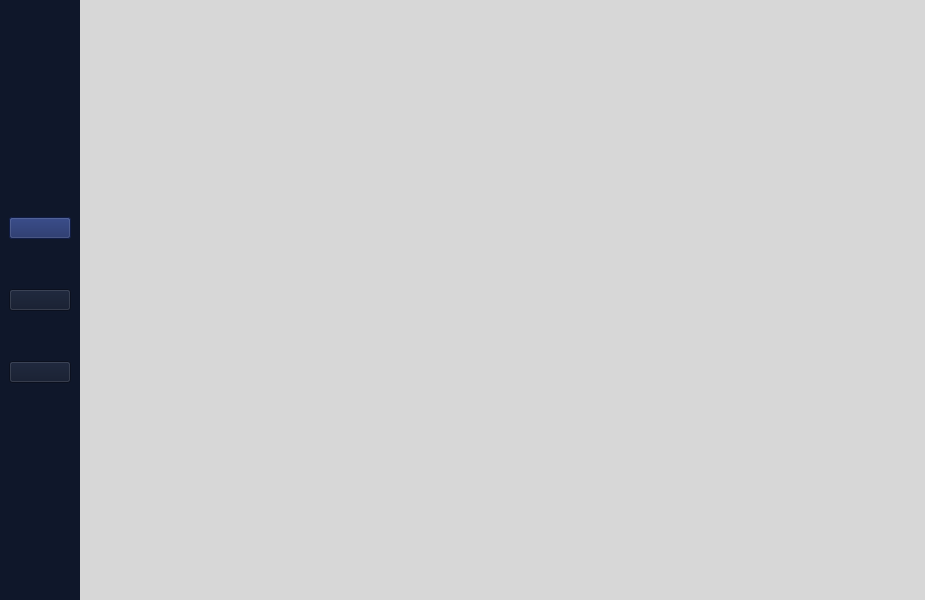
<?xml version="1.0" encoding="UTF-8"?>
<ui version="4.0">
 <class>MainWindow</class>
 <widget class="QMainWindow" name="MainWindow">
  <property name="geometry">
   <rect>
    <x>0</x>
    <y>0</y>
    <width>925</width>
    <height>600</height>
   </rect>
  </property>
  <property name="windowTitle">
   <string>MainWindow</string>
  </property>
  <property name="styleSheet">
   <string notr="true">background-color: rgb(215, 215, 215);</string>
  </property>
  <widget class="QWidget" name="centralwidget">
   <layout class="QHBoxLayout" name="horizontalLayout">
    <property name="leftMargin">
     <number>0</number>
    </property>
    <property name="topMargin">
     <number>0</number>
    </property>
    <property name="rightMargin">
     <number>0</number>
    </property>
    <property name="bottomMargin">
     <number>0</number>
    </property>
    <item>
     <widget class="QWidget" name="widget" native="true">
      <property name="sizePolicy">
       <sizepolicy hsizetype="Fixed" vsizetype="Preferred">
        <horstretch>1</horstretch>
        <verstretch>0</verstretch>
       </sizepolicy>
      </property>
      <property name="minimumSize">
       <size>
        <width>80</width>
        <height>0</height>
       </size>
      </property>
      <property name="maximumSize">
       <size>
        <width>61</width>
        <height>16777215</height>
       </size>
      </property>
      <property name="styleSheet">
       <string notr="true">background-color: rgb(15, 23, 42);</string>
      </property>
      <layout class="QHBoxLayout" name="horizontalLayout_2">
       <property name="spacing">
        <number>0</number>
       </property>
       <item>
        <widget class="QWidget" name="widget_21" native="true">
         <property name="maximumSize">
          <size>
           <width>16777215</width>
           <height>10000</height>
          </size>
         </property>
         <layout class="QGridLayout" name="gridLayout_2">
          <property name="leftMargin">
           <number>0</number>
          </property>
          <property name="topMargin">
           <number>0</number>
          </property>
          <property name="rightMargin">
           <number>0</number>
          </property>
          <property name="bottomMargin">
           <number>0</number>
          </property>
          <item row="0" column="0">
           <layout class="QVBoxLayout" name="verticalLayout">
            <property name="spacing">
             <number>50</number>
            </property>
            <property name="sizeConstraint">
             <enum>QLayout::SetDefaultConstraint</enum>
            </property>
            <item>
             <widget class="QPushButton" name="btnSterilization">
              <property name="font">
               <font>
                <bold>true</bold>
               </font>
              </property>
              <property name="styleSheet">
               <string notr="true">background-color: rgb(22, 39, 95);
color: rgb(255, 255, 255);</string>
              </property>
              <property name="text">
               <string/>
              </property>
              <property name="icon">
               <iconset>
                <normaloff>UI/alarm.png</normaloff>UI/alarm.png</iconset>
              </property>
              <property name="iconSize">
               <size>
                <width>32</width>
                <height>32</height>
               </size>
              </property>
             </widget>
            </item>
            <item>
             <widget class="QPushButton" name="btnExt">
              <property name="font">
               <font>
                <bold>true</bold>
               </font>
              </property>
              <property name="styleSheet">
               <string notr="true">color: rgb(255, 255, 255);</string>
              </property>
              <property name="text">
               <string/>
              </property>
              <property name="icon">
               <iconset>
                <normaloff>UI/plus.png</normaloff>UI/plus.png</iconset>
              </property>
              <property name="iconSize">
               <size>
                <width>32</width>
                <height>32</height>
               </size>
              </property>
             </widget>
            </item>
            <item>
             <widget class="QPushButton" name="btnData">
              <property name="font">
               <font>
                <bold>true</bold>
               </font>
              </property>
              <property name="styleSheet">
               <string notr="true">color: rgb(255, 255, 255);</string>
              </property>
              <property name="text">
               <string/>
              </property>
              <property name="icon">
               <iconset>
                <normaloff>UI/editProfile.png</normaloff>UI/editProfile.png</iconset>
              </property>
              <property name="iconSize">
               <size>
                <width>32</width>
                <height>32</height>
               </size>
              </property>
             </widget>
            </item>
           </layout>
          </item>
         </layout>
        </widget>
       </item>
      </layout>
     </widget>
    </item>
    <item>
     <widget class="QWidget" name="widget_2" native="true">
      <widget class="QWidget" name="widget_3" native="true">
       <property name="geometry">
        <rect>
         <x>50</x>
         <y>80</y>
         <width>120</width>
         <height>41</height>
        </rect>
       </property>
      </widget>
     </widget>
    </item>
   </layout>
  </widget>
 </widget>
 <resources/>
 <connections/>
</ui>
